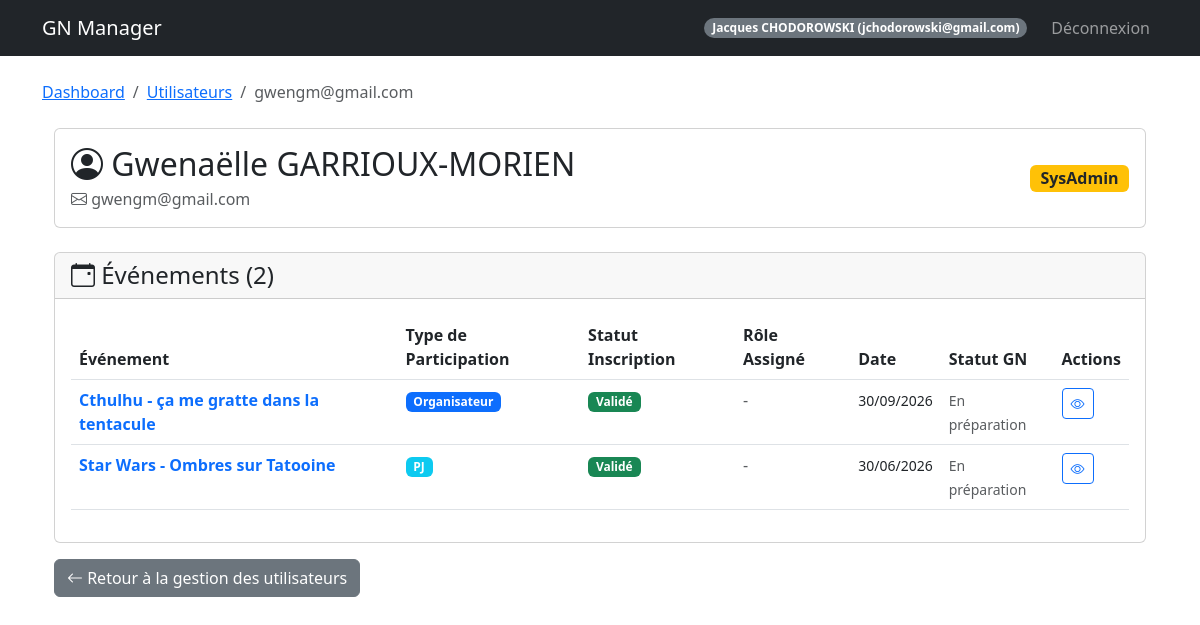
The page /admin/user/2/events (signed in) on the database its author committed.
### models.py (models this page shows, shortened)
class User(UserMixin, db.Model):
    id = db.Column(db.Integer, primary_key=True)
    email = db.Column(db.String(120), unique=True, nullable=False)
    password_hash = db.Column(db.String(128))
    nom = db.Column(db.String(80))
    prenom = db.Column(db.String(80))
    age = db.Column(db.Integer)
    genre = db.Column(db.String(20))
    avatar_url = db.Column(db.String(200))
    role = db.Column(db.String(20), default='user')  # createur, sysadmin, user
    is_banned = db.Column(db.Boolean, default=False)
    is_deleted = db.Column(db.Boolean, default=False)  # Suppression logique
    @property
    def is_admin(self):
        return self.role in ['createur', 'sysadmin']

class Event(db.Model):
    id = db.Column(db.Integer, primary_key=True)
    name = db.Column(db.String(100), nullable=False)
    description = db.Column(db.Text)
    date_start = db.Column(db.DateTime, nullable=False)
    date_end = db.Column(db.DateTime, nullable=False)
    location = db.Column(db.String(200))
    background_image = db.Column(db.String(200))
    visibility = db.Column(db.String(20), default='public')  # public, private
    organizer_structure = db.Column(db.String(100))
    org_link_url = db.Column(db.String(255))
    org_link_title = db.Column(db.String(100))
    google_form_url = db.Column(db.String(255))
    google_form_active = db.Column(db.Boolean, default=False)
    discord_webhook_url = db.Column(db.String(255), nullable=True)
    external_link = db.Column(db.String(255))
    statut = db.Column(db.String(50), default='En préparation')
    groups_config = db.Column(db.Text, default='{"PJ": ["Peu importe"], "PNJ": ["Peu importe"], "Organisateur": ["Peu importe"]}')
    max_pjs = db.Column(db.Integer, default=50)
    max_pnjs = db.Column(db.Integer, default=10)
    max_organizers = db.Column(db.Integer, default=5)

### routes/admin_routes.py (the view)
@admin_bp.route('/admin/user/<int:user_id>/events')
@login_required
@admin_required
def user_events(user_id):
    user = User.query.get_or_404(user_id)
    participations = Participant.query.filter_by(user_id=user_id)\
        .options(joinedload(Participant.event))\
        .options(joinedload(Participant.role))\
        .order_by(Participant.event_id.desc())\
        .all()
    events_data = []
    seen_events = set()
    for p in participations:
        if p.event_id not in seen_events:
            seen_events.add(p.event_id)
            events_data.append({
                'event': p.event,
                'participation': p,
                'role_name': p.role.name if p.role else None
            })
    breadcrumbs = [
        ('Dashboard', url_for('admin.dashboard')),
        ('Utilisateurs', url_for('admin.dashboard', admin_view='users') + '#admin'),
        (user.email, '#')
    ]
    return render_template(
        'user_events.html',
        user=user,
        events_data=events_data,
        breadcrumbs=breadcrumbs
    )

### templates/user_events.html (shortened to what this page needs)
{% extends "base.html" %}
{% block content %}
<div class="container mt-4">
    <div class="card mb-4">
        <div class="card-body">
            <div class="row align-items-center">
                <div class="col-md-8">
                    <h2 class="mb-1">
                        <i class="bi bi-person-circle"></i>
                        {{ user.prenom }} {{ user.nom }}
                    </h2>
                    <p class="text-muted mb-0">
                        <i class="bi bi-envelope"></i> {{ user.email }}
                    </p>
                </div>
                <div class="col-md-4 text-end">
                    {% if user.role == 'createur' %}
                    <span class="badge bg-dark fs-6">Créateur</span>
                    {% elif user.role == 'sysadmin' %}
                    <span class="badge bg-warning text-dark fs-6">SysAdmin</span>
                    {% elif user.is_banned %}
                    <span class="badge bg-danger fs-6">Banni</span>
                    {% else %}
                    <span class="badge bg-success fs-6">Utilisateur Actif</span>
                    {% endif %}
                </div>
            </div>
        </div>
    </div>
    <div class="card">
        <div class="card-header">
            <h4 class="mb-0">
                <i class="bi bi-calendar-event"></i>
                Événements ({{ events_data|length }})
            </h4>
        </div>
        <div class="card-body">
            {% if events_data %}
            <div class="table-responsive">
                <table class="table table-hover">
                    <thead>
                        <tr>
                            <th>Événement</th>
                            <th>Type de Participation</th>
                            <th>Statut Inscription</th>
                            <th>Rôle Assigné</th>
                            <th>Date</th>
                            <th>Statut GN</th>
                            <th>Actions</th>
                        </tr>
                    </thead>
                    <tbody>
                        {% for item in events_data %}
                        <tr>
                            <td>
                                <a href="{{ url_for('event.detail', event_id=item.event.id) }}"
                                    class="text-decoration-none fw-bold">
                                    {{ item.event.name }}
                                </a>
                            </td>
                            <td>
                                {% if item.participation.type == 'organisateur' %}
                                <span class="badge bg-primary">Organisateur</span>
                                {% elif item.participation.type == 'PJ' %}
                                <span class="badge bg-info">PJ</span>
                                {% elif item.participation.type == 'PNJ' %}
                                <span class="badge bg-secondary">PNJ</span>
                                {% else %}
                                <span class="badge bg-light text-dark">{{ item.participation.type }}</span>
                                {% endif %}
                            </td>
                            <td>
                                {% if item.participation.registration_status == 'Validé' %}
                                <span class="badge bg-success">Validé</span>
                                {% elif item.participation.registration_status == 'En attente' %}
                                <span class="badge bg-warning text-dark">En attente</span>
                                {% elif item.participation.registration_status == 'Rejeté' %}
                                <span class="badge bg-danger">Rejeté</span>
                                {% else %}
                                <span class="badge bg-light text-dark">{{ item.participation.registration_status
                                    }}</span>
                                {% endif %}
                            </td>
                            <td>
                                {% if item.role_name %}
                                <i class="bi bi-person-badge"></i> {{ item.role_name }}
                                {% else %}
                                <span class="text-muted">-</span>
                                {% endif %}
                            </td>
                            <td>
                                <small>
                                    {{ item.event.date_start.strftime('%d/%m/%Y') }}
                                </small>
                            </td>
                            <td>
                                <small class="text-muted">{{ item.event.statut }}</small>
                            </td>
                            <td>
                                <a href="{{ url_for('event.detail', event_id=item.event.id) }}"
                                    class="btn btn-sm btn-outline-primary" title="Voir les détails">
                                    <i class="bi bi-eye"></i>
                                </a>
                            </td>
                        </tr>
                        {% endfor %}
                    </tbody>
                </table>
            </div>
            {% else %}
            <div class="alert alert-info">
                <i class="bi bi-info-circle"></i>
                Cet utilisateur ne participe à aucun événement pour le moment.
            </div>
            {% endif %}
        </div>
    </div>
    <div class="mt-3">
        <a href="{{ url_for('admin.dashboard', admin_view='users') }}#admin" class="btn btn-secondary">
            <i class="bi bi-arrow-left"></i> Retour à la gestion des utilisateurs
        </a>
    </div>
</div>
{% endblock %}

### templates/base.html (shortened to what this page needs)
<!DOCTYPE html>
<html lang="fr">
<head>
    <link href="https://cdn.jsdelivr.net/npm/bootstrap@5.3.0/dist/css/bootstrap.min.css" rel="stylesheet">
    <link rel="stylesheet" href="https://cdn.jsdelivr.net/npm/bootstrap-icons@1.11.3/font/bootstrap-icons.min.css">
</head>
<body>
    <nav class="navbar navbar-expand-lg navbar-dark bg-dark">
        <div class="container">
            <a class="navbar-brand" href="{{ url_for('auth.index') }}">GN Manager</a>
            {% if current_user.is_authenticated %}
            <div class="navbar-nav ms-auto align-items-center">
                <span class="badge bg-secondary rounded-pill me-3">{{ current_user.prenom }} {{ current_user.nom|upper
                    }} ({{ current_user.email }})</span>
                <a class="nav-link" href="{{ url_for('auth.logout') }}">Déconnexion</a>
            </div>
            {% endif %}
        </div>
    </nav>
    <div class="container mt-4">
        {% if breadcrumbs %}
        <nav aria-label="breadcrumb">
            <ol class="breadcrumb">
                {% for label, url in breadcrumbs %}
                {% if loop.last %}
                <li class="breadcrumb-item active" aria-current="page">{{ label }}</li>
                {% else %}
                <li class="breadcrumb-item"><a href="{{ url }}">{{ label }}</a></li>
                {% endif %}
                {% endfor %}
            </ol>
        </nav>
        {% endif %}
        {% block content %}{% endblock %}
    </div>
</body>
</html>

### rows shown on the page
User: prenom "Jacques", nom "CHODOROWSKI", email "jchodorowski@gmail.com"
User: email "gwengm@gmail.com", prenom "Gwenaëlle", nom "GARRIOUX-MORIEN"
Event: event.name "Cthulhu - ça me gratte dans la tentacule", event.date_start "30/09/2026", event.statut "En préparation"
Event: event.name "Star Wars - Ombres sur Tatooine", event.date_start "30/06/2026", event.statut "En préparation"

### other values the page prints
{{ label }} "Dashboard" "Utilisateurs"
{{ events_data|length }} "2"
